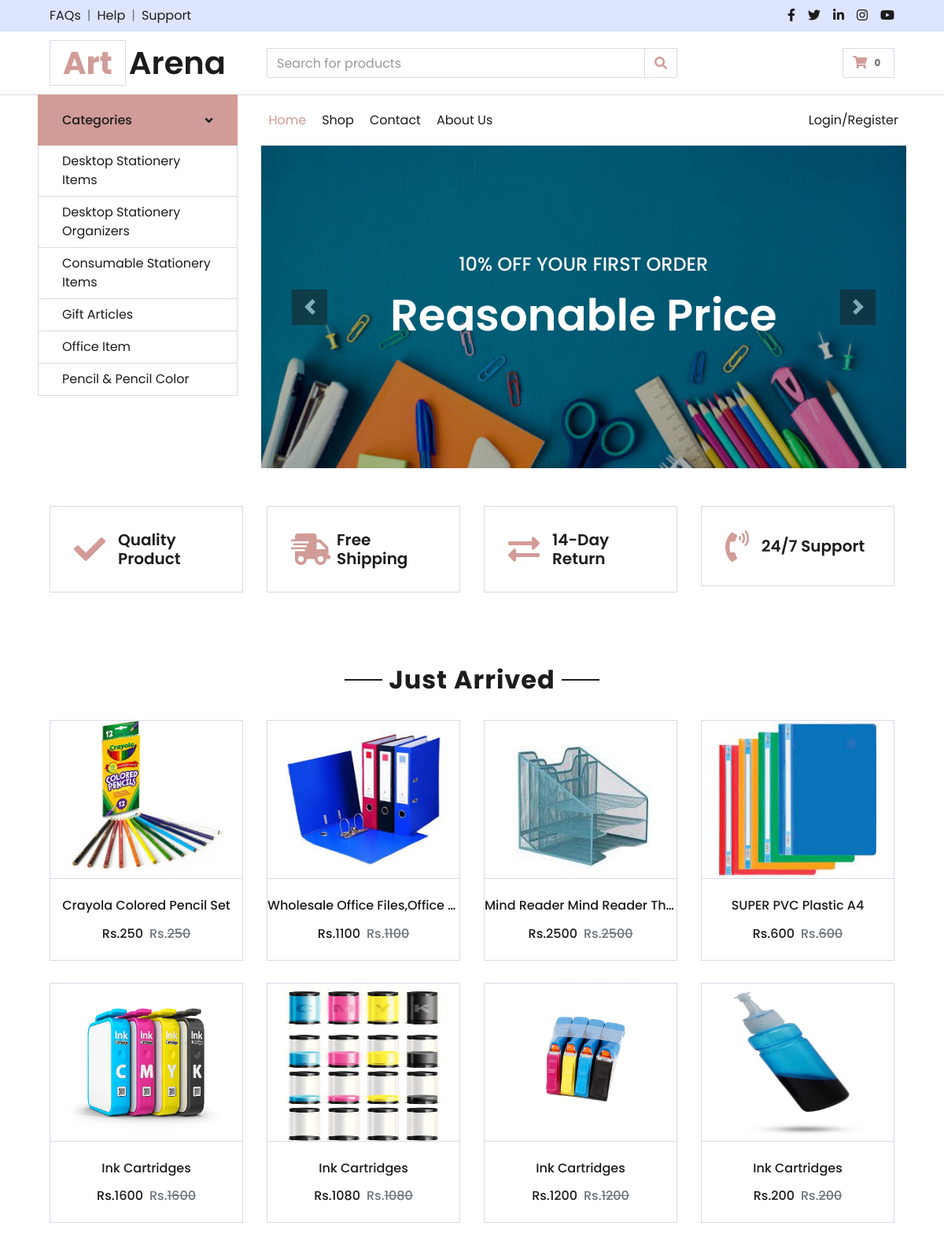
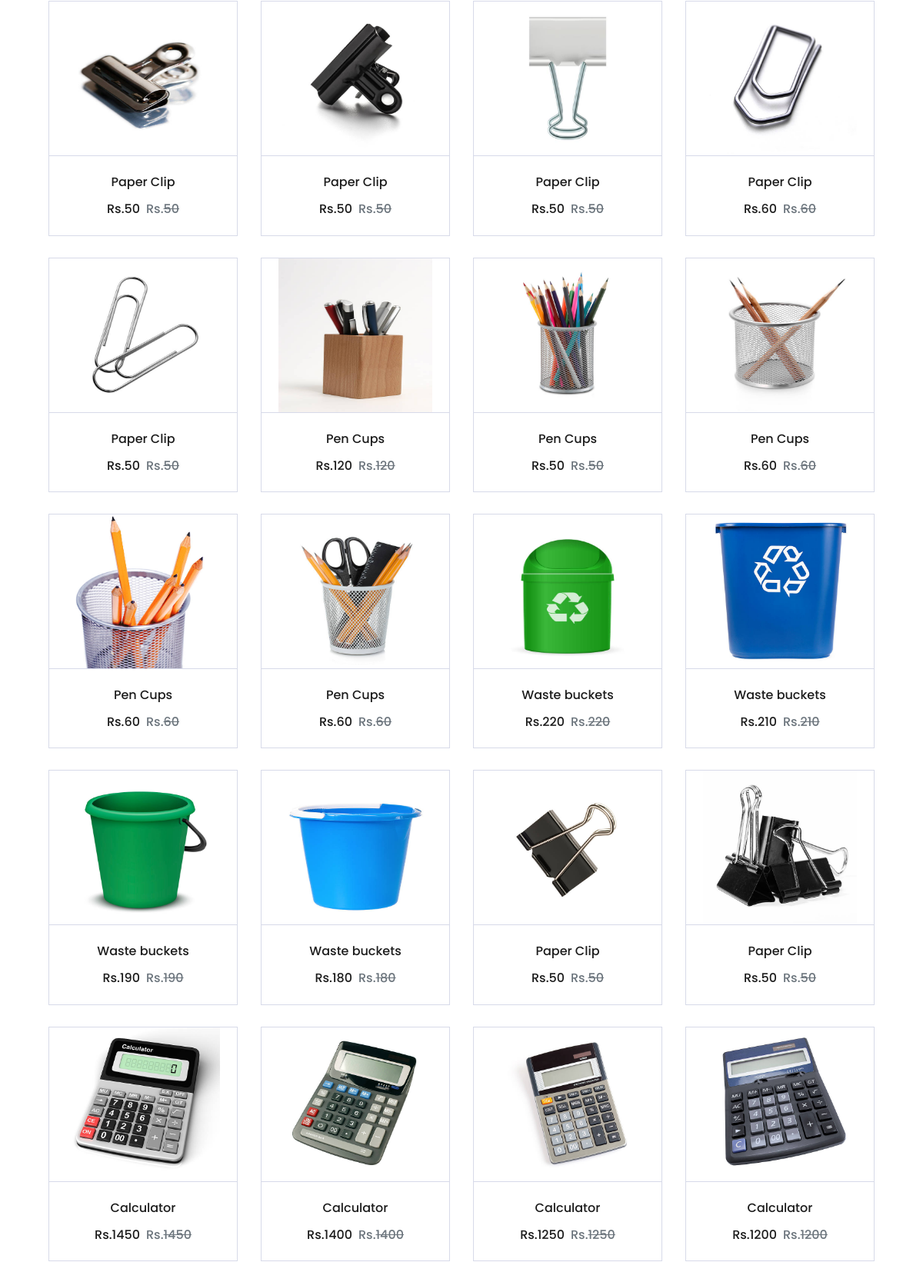
The page / (upper part) on the database its author committed (2 pictures, top to bottom).
### tables this page shows
CREATE TABLE `categories` (
  `Id` int(11) NOT NULL,
  `Categories` varchar(255) NOT NULL,
  `Status` tinyint(11) NOT NULL
);

CREATE TABLE `product` (
  `Id` int(11) NOT NULL,
  `Category_Id` int(11) NOT NULL,
  `Image` varchar(255) NOT NULL,
  `Name` varchar(255) NOT NULL,
  `Price` float NOT NULL,
  `Qty` int(11) NOT NULL,
  `Description` varchar(5000) NOT NULL,
  `Short_Description` varchar(2000) NOT NULL,
  `Status` tinyint(4) NOT NULL
);

### add_cart_func.php (called while the page is built, shortened)
<?php
class add_to_cart{
	function totalProduct(){
		if(isset($_SESSION['cart'])){
			return count($_SESSION['cart']);
		}else{
			return 0;
		}
	}
}
?>

### functions.php (called while the page is built, shortened)
<?php
function get_product($con,$limit='',$cat_id='',$product_id='',$search_str=''){
    $sql = "select product.*,categories.Categories from product,categories where product.Status=1";
    $sql.= " and product.Category_Id=categories.Id ";
    $sql.= " order by product.Id desc ";
    if($limit!=''){
		$sql.=" limit $limit";
	}
    $res=mysqli_query($con,$sql);
    $data=array();
    while($row=mysqli_fetch_assoc($res)){
        $data[]=$row;
    }
    return $data;
}
?>

### index.php (the view, shortened to what this page needs)
<?php
include "indextop.php";
?>
        </div>
    <div class="container-fluid pt-5">
        <div class="row px-xl-5 pb-3">
            <div class="col-lg-3 col-md-6 col-sm-12 pb-1">
                <div class="d-flex align-items-center border mb-4" style="padding: 30px;">
                    <h1 class="fa fa-check text-primary m-0 mr-3"></h1>
                    <h5 class="font-weight-semi-bold m-0">Quality Product</h5>
                </div>
            </div>
            <div class="col-lg-3 col-md-6 col-sm-12 pb-1">
                <div class="d-flex align-items-center border mb-4" style="padding: 30px;">
                    <h1 class="fa fa-shipping-fast text-primary m-0 mr-2"></h1>
                    <h5 class="font-weight-semi-bold m-0">Free Shipping</h5>
                </div>
            </div>
            <div class="col-lg-3 col-md-6 col-sm-12 pb-1">
                <div class="d-flex align-items-center border mb-4" style="padding: 30px;">
                    <h1 class="fas fa-exchange-alt text-primary m-0 mr-3"></h1>
                    <h5 class="font-weight-semi-bold m-0">14-Day Return</h5>
                </div>
            </div>
            <div class="col-lg-3 col-md-6 col-sm-12 pb-1">
                <div class="d-flex align-items-center border mb-4" style="padding: 30px;">
                    <h1 class="fa fa-phone-volume text-primary m-0 mr-3"></h1>
                    <h5 class="font-weight-semi-bold m-0">24/7 Support</h5>
                </div>
            </div>
        </div>
    </div>
    <div class="container-fluid pt-5">
        <div class="text-center mb-4">
            <h2 class="section-title px-5"><span class="px-2">Just Arrived</span></h2>
        </div>
        <div class="row px-xl-5 pb-3">
                <?php
                $get_product=get_product($con,1000,'','');
                foreach($get_product as $list){
                ?>
            <div class="col-lg-3 col-md-6 col-sm-12 pb-1">
                <div class="card product-item border-0 mb-4">
                    <div class="card-header product-img position-relative overflow-hidden bg-transparent border p-0" style="text-align:center;">
                    <a href="product.php?id=<?= $list['Id']?>"><img src="./image/<?= $list['Image'] ?>" height="200" width="200" alt=""></a>
                    </div>
                    <div class="card-body border-left border-right border-bottom text-center p-0 pt-4 pb-3">
                        <h6 class="text-truncate mb-3"><?= $list['Name']?></h6>
                        <div class="d-flex justify-content-center">
                            <h6>Rs.<?= $list['Price']?></h6>
                            <h6 class="text-muted ml-2">Rs.<del><?= $list['Price']?></del></h6>
                        </div>
                    </div>
                </div>
            </div>
            <?php
                }
            ?>
        </div>
    </div>
<?php
include "footer.php";
?>

### indextop.php (shortened to what this page needs)
<?php
require "config.php";
require "functions.php";
require "add_cart_func.php";
$active = substr($_SERVER['SCRIPT_NAME'], strrpos($_SERVER['SCRIPT_NAME'],"/")+1);
$sql = "select * from categories";
$res = mysqli_query($con,$sql);
$cat_arr=array();
while($row=mysqli_fetch_assoc($res)){
    $cat_arr[]=$row;
}
$obj=new add_to_cart();
$totalProduct=$obj->totalProduct();
?>
<!DOCTYPE html>
<html lang="en">
<head>
    <link href="https://cdnjs.cloudflare.com/ajax/libs/font-awesome/5.10.0/css/all.min.css" rel="stylesheet">
    <link href="lib/owlcarousel/assets/owl.carousel.min.css" rel="stylesheet">
    <link href="css/style.css" rel="stylesheet">
</head>
<body>
    <div class="container-fluid">
        <div class="row bg-secondary py-2 px-xl-5">
            <div class="col-lg-6 d-none d-lg-block">
                <div class="d-inline-flex align-items-center">
                    <a class="text-dark" href="">FAQs</a>
                    <span class="text-muted px-2">|</span>
                    <a class="text-dark" href="">Help</a>
                    <span class="text-muted px-2">|</span>
                    <a class="text-dark" href="">Support</a>
                </div>
            </div>
            <div class="col-lg-6 text-center text-lg-right">
                <div class="d-inline-flex align-items-center">
                    <a class="text-dark px-2" href="">
                        <i class="fab fa-facebook-f"></i>
                    </a>
                    <a class="text-dark px-2" href="">
                        <i class="fab fa-twitter"></i>
                    </a>
                    <a class="text-dark px-2" href="">
                        <i class="fab fa-linkedin-in"></i>
                    </a>
                    <a class="text-dark px-2" href="">
                        <i class="fab fa-instagram"></i>
                    </a>
                    <a class="text-dark pl-2" href="">
                        <i class="fab fa-youtube"></i>
                    </a>
                </div>
            </div>
        </div>
        <div class="row align-items-center py-3 px-xl-5">
            <div class="col-lg-3 d-none d-lg-block">
                <a href="index.php" class="text-decoration-none">
                    <h1 class="m-0 display-5 font-weight-semi-bold"><span class="text-primary font-weight-bold border px-3 mr-1">Art</span>Arena</h1>
                </a>
            </div>
            <div class="col-lg-6 col-6 text-left">
                <form action="search.php" method="get">
                    <div class="input-group">
                        <input type="text" class="form-control" name="str" placeholder="Search for products">
                        <div class="input-group-append">
                            <span class="input-group-text bg-transparent text-primary">
                                <i class="fa fa-search"></i>
                            </span>
                        </div>
                    </div>
                </form>
            </div>
            <div class="col-lg-3 col-6 text-right">
                <a href="cart.php" class="btn border">
                    <i class="fas fa-shopping-cart text-primary"></i>
                    <span class="badge"><?php echo $totalProduct?></span>
                </a>
            </div>
        </div>
    </div>
        <div class="row border-top px-xl-5">
            <div class="col-lg-3 d-none d-lg-block">
                <a class="btn shadow-none d-flex align-items-center justify-content-between bg-primary text-white w-100" data-toggle="collapse" href="#navbar-vertical" style="height: 65px; margin-top: -1px; padding: 0 30px;">
                    <h6 class="m-0">Categories</h6>
                    <i class="fa fa-angle-down text-dark"></i>
                </a>
                <nav class="collapse show navbar navbar-vertical navbar-light align-items-start p-0 border border-top-0 border-bottom-0" id="navbar-vertical">
                <div class="navbar-nav w-100 overflow-hidden">
                        <?php
                        foreach($cat_arr as $list){
                        ?>
                        <a href="categories.php?id=<?= $list['Id']?>" class="nav-item nav-link"><?= $list['Categories']?></a>
                        <?php
                        }
                        ?>
                    </div>
                </nav>
            </div>
            <div class="col-lg-9">
                <nav class="navbar navbar-expand-lg bg-light navbar-light py-3 py-lg-0 px-0">
                    <div class="collapse navbar-collapse justify-content-between" id="navbarCollapse">
                        <div class="navbar-nav mr-auto py-0">
                            <a href="index.php" class="nav-item nav-link <?= $active=="index.php"? 'active':''; ?>">Home</a>
                            <a href="shop.php" class="nav-item nav-link">Shop</a>
                            <a href="contact_us.php" class="nav-item nav-link">Contact</a>
                            <a href="" class="nav-item nav-link">About Us</a>
                        </div>
                        <div class="navbar-nav ml-auto py-0">
                            <?php
                            if(isset($_SESSION['USER_LOGIN'])){
                            ?>
                            <div class="nav-item dropdown">
                                <a href="#" class="nav-link dropdown-toggle" data-toggle="dropdown">Hi!<?= $_SESSION['USER_NAME'] ?></a>
                                <div class="dropdown-menu rounded-0 m-0">
                                    <a href="user_profile.php" class="nav-item nav-link"><i class="fas fa-user text-primary"></i> Profile</a>
                                    <a href="my_order.php" class="nav-item nav-link"><i class="fas fa-shopping-bag text-primary"></i> My Order</a>
                                    <a href="logout.php" class="nav-item nav-link"><i class="fas fa-sign-out-alt text-primary"></i> Logout</a>
                                </div>
                            </div>
                            <?php
                            }
                            else{
                                echo '<a  href="#myModal" class="nav-item nav-link" data-toggle="modal">Login/Register</a>';
                            }
                            ?>
                </nav>
                <div id="header-carousel" class="carousel slide" data-ride="carousel">
                    <div class="carousel-inner">
                        <div class="carousel-item active" style="height: 410px;">
                            <img class="img-fluid" src="image/banner.jpg" alt="Image">
                            <div class="carousel-caption d-flex flex-column align-items-center justify-content-center">
                                <div class="p-3" style="max-width: 700px;">
                                    <h4 class="text-light text-uppercase font-weight-medium mb-3">10% Off Your First Order</h4>
                                    <h3 class="display-4 text-white font-weight-semi-bold mb-4">Reasonable Price</h3>
                                </div>
                            </div>
                        </div>
                    </div>
                    <a class="carousel-control-prev" href="#header-carousel" data-slide="prev">
                        <div class="btn btn-dark" style="width: 45px; height: 45px;">
                            <span class="carousel-control-prev-icon mb-n2"></span>
                        </div>
                    </a>
                    <a class="carousel-control-next" href="#header-carousel" data-slide="next">
                        <div class="btn btn-dark" style="width: 45px; height: 45px;">
                            <span class="carousel-control-next-icon mb-n2"></span>
                        </div>
                    </a>
                </div>
            </div>

### footer.php (shortened to what this page needs)
</body>
</html>

### rows shown on the page
categories: Categories "Desktop Stationery Items"
categories: Categories "Desktop Stationery Organizers"
categories: Categories "Consumable Stationery Items"
categories: Categories "Gift Articles"
categories: Categories "Office Item"
categories: Categories "Pencil & Pencil Color"
product: Image (picture), Name "Crayola Colored Pencil Set", Price "250"
product: Image (picture), Name "Wholesale Office Files,Office…", Price "1100"
product: Image (picture), Name "Mind Reader Mind Reader Th…", Price "2500"
product: Image (picture), Name "SUPER PVC Plastic A4", Price "600"
product: Image (picture), Name "Ink Cartridges", Price "1600"
product: Image (picture), Name "Ink Cartridges", Price "1080"
product: Image (picture), Name "Ink Cartridges", Price "1200"
product: Image (picture), Name "Ink Cartridges", Price "200"
product: Image (picture), Name "Paper Clip", Price "50"
product: Image (picture), Name "Paper Clip", Price "50"
product: Image (picture), Name "Paper Clip", Price "50"
product: Image (picture), Name "Paper Clip", Price "60"
product: Image (picture), Name "Paper Clip", Price "50"
product: Image (picture), Name "Pen Cups", Price "120"
product: Image (picture), Name "Pen Cups", Price "50"
product: Image (picture), Name "Pen Cups", Price "60"
product: Image (picture), Name "Pen Cups", Price "60"
product: Image (picture), Name "Pen Cups", Price "60"
product: Image (picture), Name "Waste buckets", Price "220"
product: Image (picture), Name "Waste buckets", Price "210"
product: Image (picture), Name "Waste buckets", Price "190"
product: Image (picture), Name "Waste buckets", Price "180"
product: Image (picture), Name "Paper Clip", Price "50"
product: Image (picture), Name "Paper Clip", Price "50"
product: Image (picture), Name "Calculator", Price "1450"
product: Image (picture), Name "Calculator", Price "1400"
product: Image (picture), Name "Calculator", Price "1250"
product: Image (picture), Name "Calculator", Price "1200"

### other values the page prints
$totalProduct "0"
